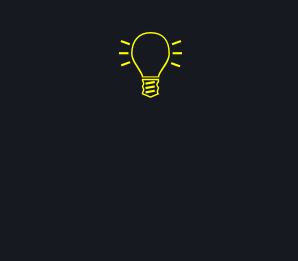
<?xml version="1.0" encoding="UTF-8"?>
<ui version="4.0">
 <class>MainWindow</class>
 <widget class="QMainWindow" name="MainWindow">
  <property name="geometry">
   <rect>
    <x>0</x>
    <y>0</y>
    <width>298</width>
    <height>261</height>
   </rect>
  </property>
  <property name="windowTitle">
   <string>Lembrete</string>
  </property>
  <property name="windowIcon">
   <iconset>
    <normaloff>Logo_Minerva_peq(1).png</normaloff>Logo_Minerva_peq(1).png</iconset>
  </property>
  <property name="styleSheet">
   <string notr="true">background-color: rgb(23, 25, 33)</string>
  </property>
  <widget class="QWidget" name="centralwidget">
   <widget class="QWidget" name="verticalLayoutWidget">
    <property name="geometry">
     <rect>
      <x>0</x>
      <y>0</y>
      <width>301</width>
      <height>261</height>
     </rect>
    </property>
    <layout class="QVBoxLayout" name="verticalLayout">
     <item>
      <widget class="QLabel" name="label">
       <property name="font">
        <font>
         <pointsize>72</pointsize>
        </font>
       </property>
       <property name="styleSheet">
        <string notr="true">color: yellow</string>
       </property>
       <property name="text">
        <string>💡</string>
       </property>
       <property name="alignment">
        <set>Qt::AlignCenter</set>
       </property>
      </widget>
     </item>
     <item>
      <widget class="QLabel" name="label_2">
       <property name="font">
        <font>
         <family>Century Gothic</family>
         <pointsize>11</pointsize>
        </font>
       </property>
       <property name="styleSheet">
        <string notr="true">color:#AF2567;; padding: 10px;</string>
       </property>
       <property name="text">
        <string/>
       </property>
       <property name="alignment">
        <set>Qt::AlignCenter</set>
       </property>
       <property name="wordWrap">
        <bool>true</bool>
       </property>
      </widget>
     </item>
    </layout>
   </widget>
  </widget>
 </widget>
 <resources/>
 <connections/>
</ui>
